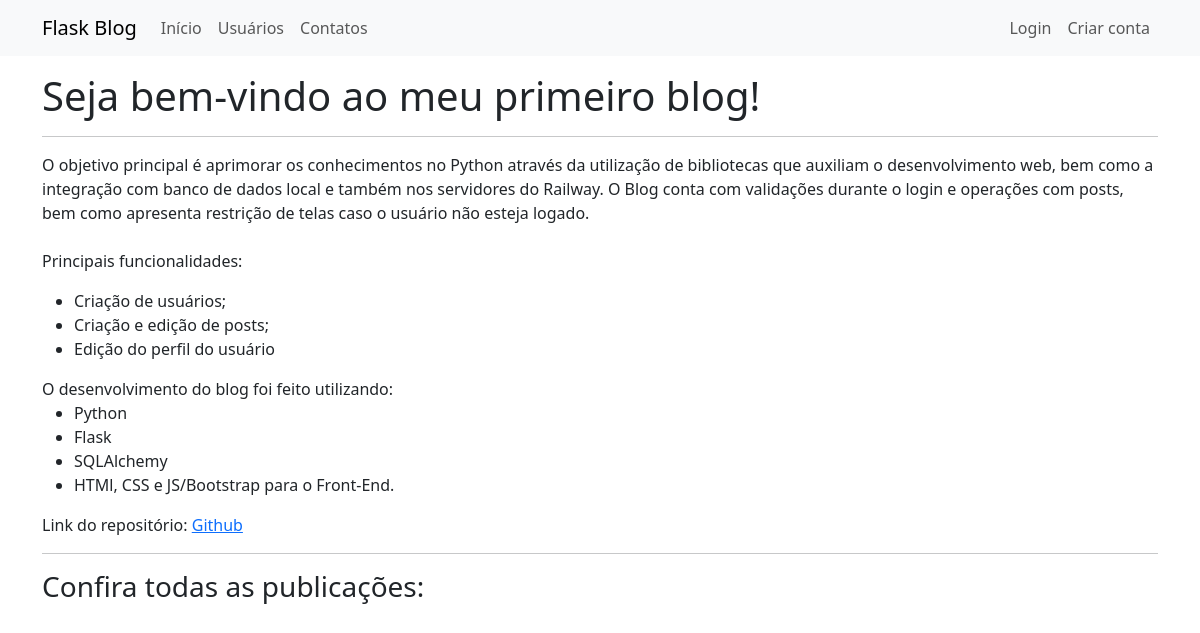
/, run on an earlier commit of the app's database.
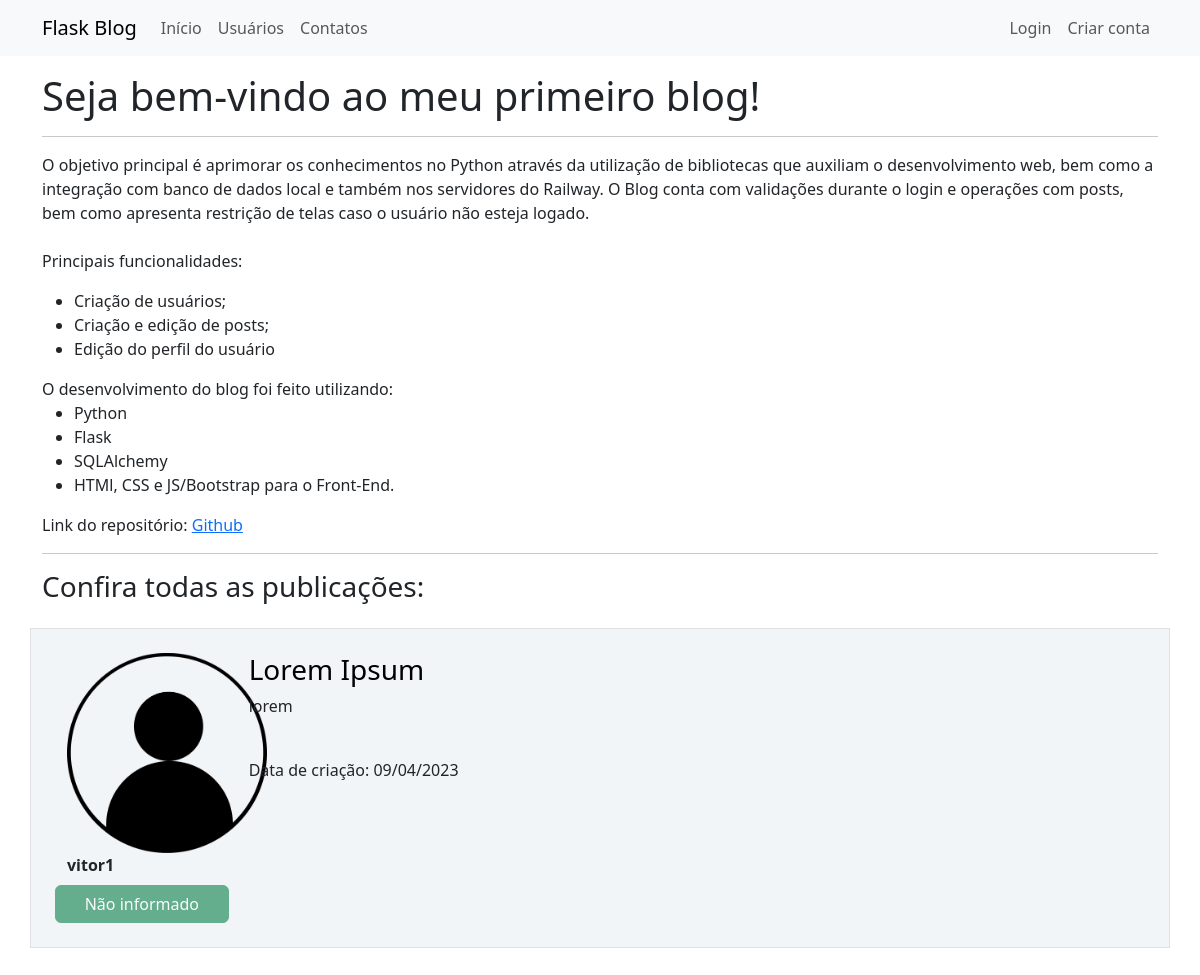
And on a later commit of the database.
### webblog/models.py (models this page shows, shortened)
class Post(database.Model):
    id = database.Column(database.Integer, primary_key=True)
    titulo = database.Column(database.String, nullable=False)
    corpo = database.Column(database.Text, nullable=False)  # informando ao BD que será um texto ao invés de String
    data_criacao = database.Column(database.DateTime, nullable=False, default=datetime.utcnow)
    id_usuario = database.Column(database.Integer, database.ForeignKey('usuario.id'), nullable=False)

class Usuario(database.Model, UserMixin):
    id = database.Column(database.Integer, primary_key=True)
    username = database.Column(database.String, nullable=False)  # campo não pode ser vazio, preenchimento obrigatório
    email = database.Column(database.String, nullable=False, unique=True)  # campo deve ser único
    senha = database.Column(database.String, nullable=False)
    cursos = database.Column(database.String, nullable=False, default='Não informado')
    foto_perfil = database.Column(database.String, nullable=False, default='default.jpg')
    posts = database.relationship('Post', backref='autor', lazy=True)

### webblog/routes.py (the view)
@app.route('/')  # mostra o caminho (URL) de onde a página será mostrada, nesse caso é a homepage
def home():  # função que informa o que será mostrado na página, usaremos a pasta 'templates' para arquivos HTML
    posts = Post.query.order_by(Post.id.desc())
    return render_template('home.html', posts=posts)

### webblog/templates/home.html (shortened to what this page needs)
{% extends 'base.html' %}
{% block body %}
<div class="container mt-3">
    <h1>Seja bem-vindo ao meu primeiro blog!</h1>
    <hr>
    <p>
        O objetivo principal é aprimorar os conhecimentos no Python através da utilização de bibliotecas que auxiliam o
        desenvolvimento web, bem como a integração com banco de dados local e também nos servidores do Railway. O Blog
        conta com validações durante o login e operações com posts, bem como apresenta restrição de telas caso o usuário
        não esteja logado.
        <br><br>
        Principais funcionalidades:
        <ul>
            <li>Criação de usuários;</li>
            <li>Criação e edição de posts;</li>
            <li>Edição do perfil do usuário</li>
        </ul>
        O desenvolvimento do blog foi feito utilizando:
        <ul>
            <li>Python</li>
            <li>Flask</li>
            <li>SQLAlchemy</li>
            <li>HTMl, CSS e JS/Bootstrap para o Front-End.</li>
        </ul>
        Link do repositório: <a href="https://github.com/victornunesg/web-blog">Github</a>
    </p>
    <hr>
    <h3>Confira todas as publicações:</h3>
    {% if posts %}
        {% for post in posts %}
            <div class="row border mt-4 p-4 meupost" >
                <div class="col col-2">
                    <div class="image pe-2">
                        <img src="{{  url_for('static', filename='fotos_perfil/{}'.format(post.autor.foto_perfil)) }}" class="rounded" width="200" >
                        <br>
                        <strong>{{ post.autor.username }}</strong>
                        <div class="row justify-content-center">
                            {% for curso in post.autor.cursos.split(';') %}
                                <button type="button" class="btn btn-success mt-2" disabled>{{ curso }}</button>
                            {% endfor %}
                        </div>
                    </div>
                </div>
                <div class="col col-9">
                    <a style="text-decoration: none; color:black" href="{{ url_for('exibir_post', post_id=post.id) }}"><h3>{{ post.titulo }}</h3></a>
                    <p>{{ post.corpo }}</p>
                    <br>
                    <span> Data de criação: {{ post.data_criacao.strftime('%d/%m/%Y') }}</span>
                    <br>
                </div>
            </div>
        {% endfor %}
    {% endif %}
</div>
{% endblock %}

### webblog/templates/base.html (shortened to what this page needs)
<!DOCTYPE html>
<html lang="pt-br">
<head>
    <link href="https://cdn.jsdelivr.net/npm/bootstrap@5.3.0-alpha1/dist/css/bootstrap.min.css" rel="stylesheet">
    <link rel="stylesheet" type="text/css" href="{{ url_for('static', filename='main.css')}}">
</head>
<body>
    {% include 'navbar.html' %}
    {% block body %}
    {% endblock %}
</body>
</html>

### webblog/templates/navbar.html
<nav class="navbar navbar-expand-lg navbar-light bg-light">
  <div class="container-fluid container">
    <a class="navbar-brand" href="{{ url_for('home') }}">Flask Blog</a>
    <div class="collapse navbar-collapse" id="navbarSupportedContent">
      <ul class="navbar-nav me-auto mb-2 mb-lg-0">
        <li class="nav-item">
          <a class="nav-link" aria-current="page" href="{{ url_for('home') }}">Início</a>
        </li>
        <li class="nav-item">
          <a class="nav-link" href="{{ url_for('usuarios') }}">Usuários</a>
        </li>
        <li class="nav-item">
          <a class="nav-link" href="{{ url_for('contato') }}">Contatos</a>
        </li>
      </ul>
      <ul class="d-flex navbar-nav">
        {% if current_user.is_authenticated %}
          <li class="nav-item">
            <a class="nav-link" href="{{ url_for('criar_post') }}">Criar Post</a>
          </li>
          <li class="nav-item">
            <a class="nav-link" href="{{ url_for('perfil') }}">Meu Perfil</a>
          </li>
          <li class="nav-item">
            <a class="nav-link" href="{{ url_for('sair') }}">Sair</a>
          </li>
        {% else %}
          <li class="nav-item">
            <a class="nav-link" href="{{ url_for('login') }}">Login</a>
          </li>
          <li class="nav-item">
            <a class="nav-link" href="{{ url_for('cadastro') }}">Criar conta</a>
          </li>
        {% endif %}
      </ul>
    </div>
  </div>
</nav>

### webblog/static/main.css (style rules this page uses)
body { color: dark-gray; }
.meupost { background: #f2f5f8 }
.border { border-color: white; }

What changed in the data, as far as the page shows it:
added Post: foto_perfil (placeholder picture), autor.username "vitor1", titulo "Lorem Ipsum", corpo "lorem", data_criacao "09/04/2023"
now on this page (row edited): Usuario: cursos "Não informado"
